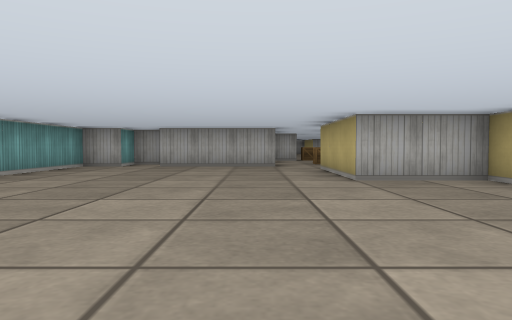
[1] (above)

24 first-person views from a walk through a cub3D ray-caster map. The camera is about half as high as the walls, tilts 2° down and sees 70° across. The floor is counted in squares. Each view is taken from the middle of a square. On the plan, view 1 faces up. The plan holds only what a view shows up to about 9 squares ahead; the rest is blank.

[2]
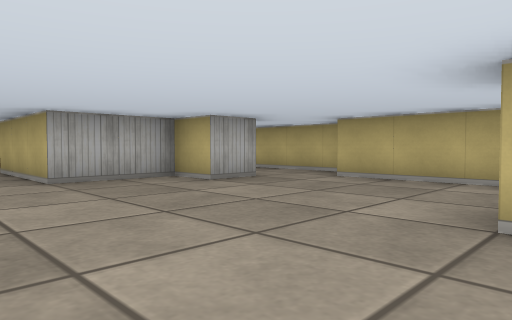

[3]
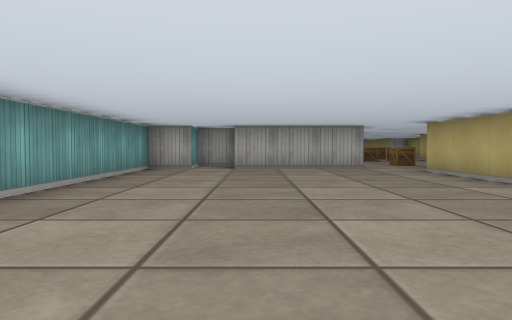

[4]
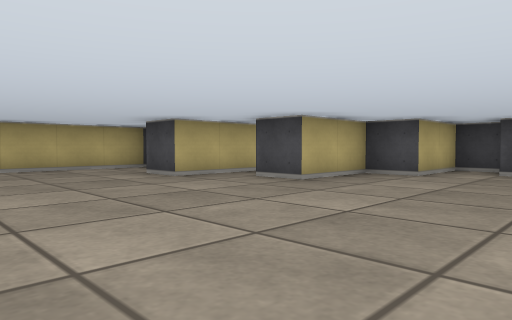

[5]
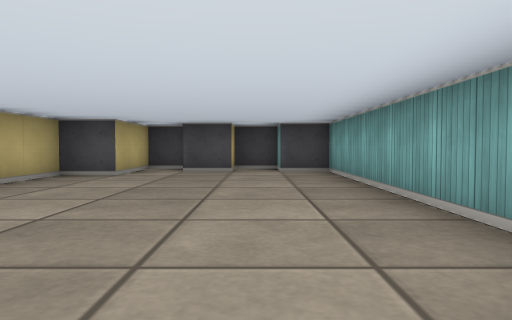

[6]
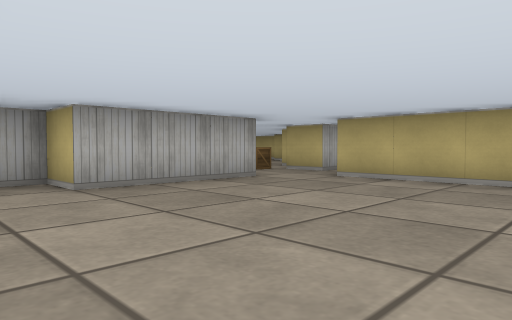

[7]
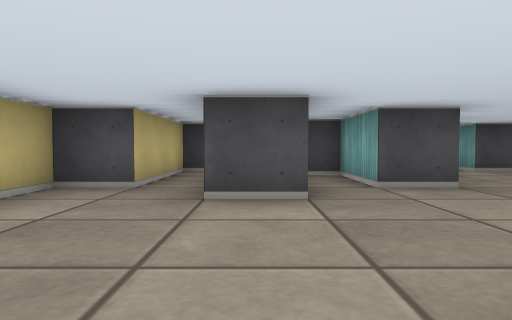

[8]
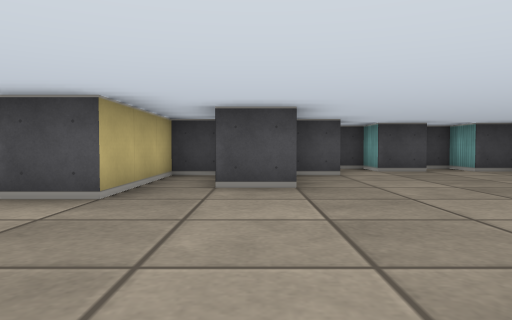

[9]
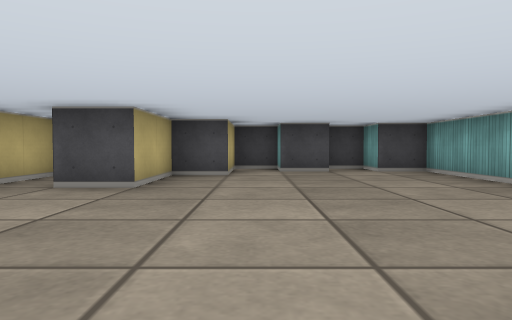

[10]
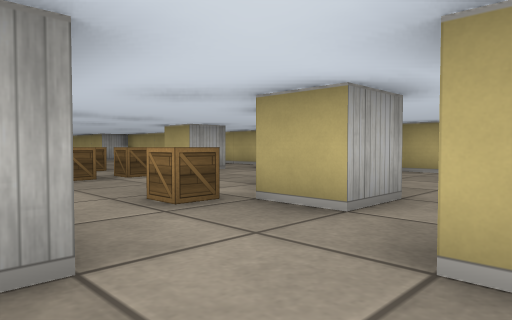

[11]
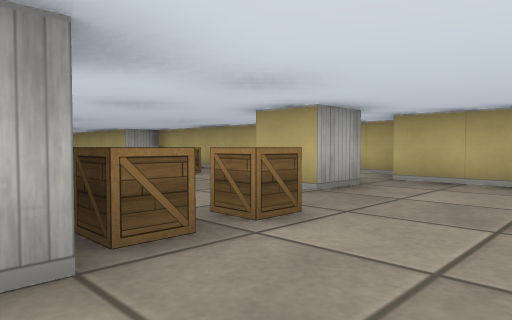

[12]
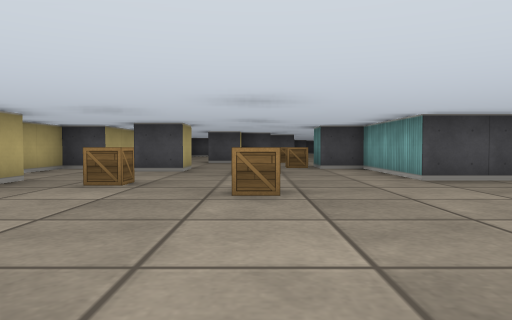

[13]
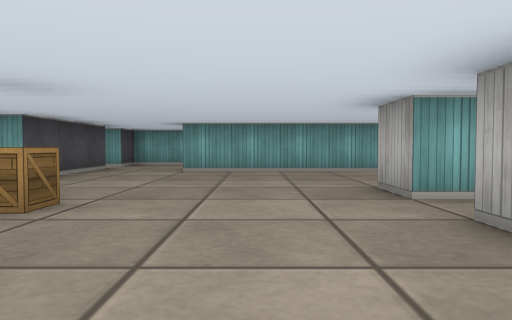

[14]
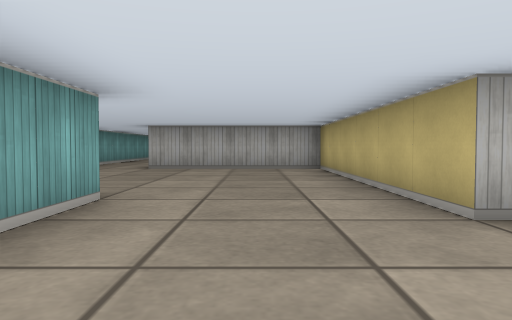

[15]
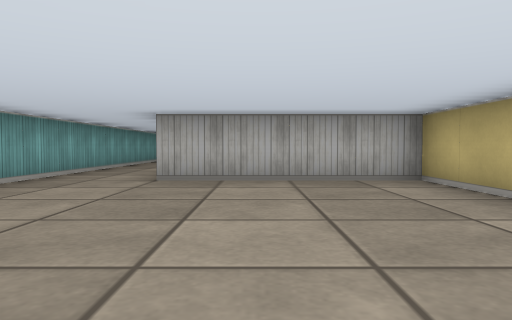

[16]
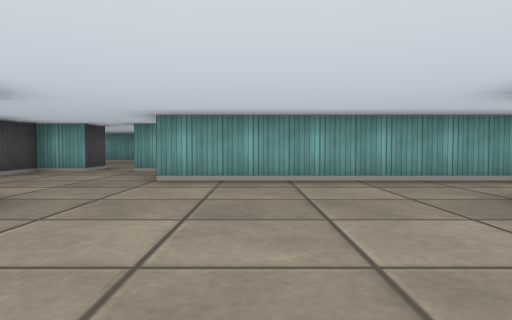

[17]
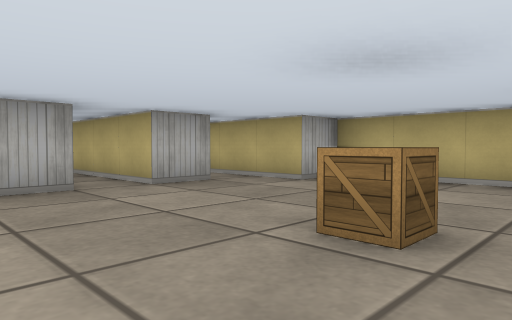

[18]
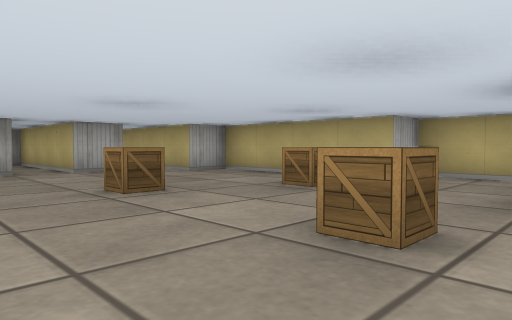

[19]
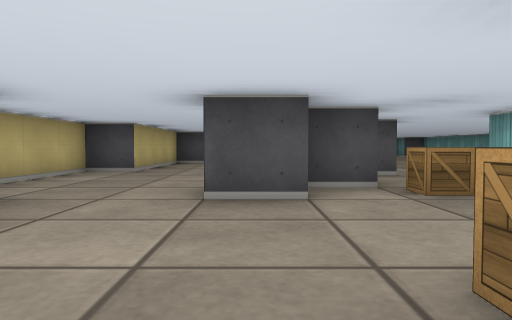

[20]
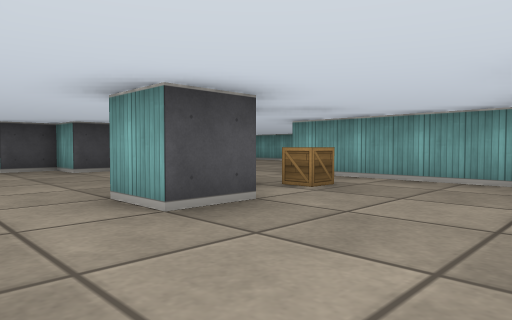

[21]
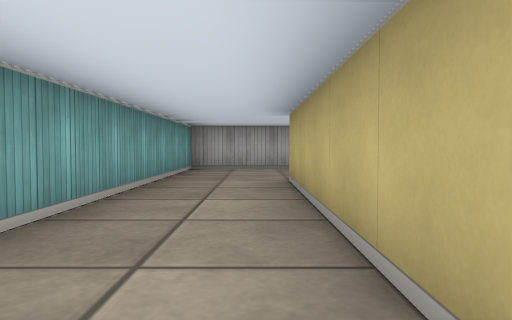

[22]
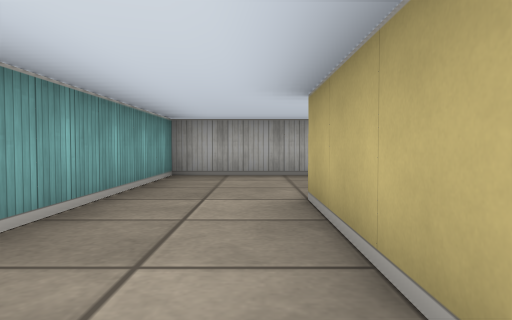

[23]
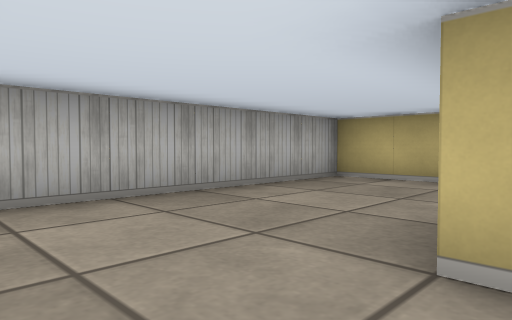

[24]
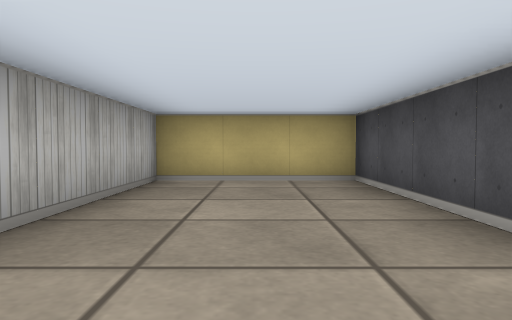

### Floor plan
Points are (right, up) in squares from view 1. A wall is a line through its corners. A room is listed if a view was taken in it or the views show most of it. See-through windows are left out.
Room 1 (views 1, 2, 3, 4, 5, 6, 7, 8, 9, 10)
walls: (-4.5, 1.9) (-4.5, -3.5) (-3.5, -3.5) (-3.5, -4.5) (-2.5, -4.5) (-2.5, -3.5) (-1.5, -3.5) (-1.5, -4.5) (-0.5, -4.5) (-0.5, -2.5) (0.5, -2.5) (0.5, -0.5) (1.5, -0.5) (1.5, -2.5) (2.5, -2.5) (2.5, 0.5) (3.5, 0.5); (4.5, 4.5) (3.5, 4.5) (3.5, 5.5) (1.5, 5.5) (1.5, 8.5) (1.9, 8.5); (3.5, 6.5) (3.5, 5.5); (6.5, 4.1) (6.5, 6.5); (2.5, 9.5) (2.5, 10.5); (4, -3.5) (4.5, -3.5) (4.5, -0.5) (5.5, -0.5) (5.5, 3.5); (-3.5, 10) (-3.5, 9.5) (-4.5, 9.5) (-4.5, 4.5); (0.5, 11.4) (0.5, 9.5) (-2.5, 9.5) (-2.5, 10.5) (-3.1, 10.5)
ways out: opening at (1.5, 10.5) to room 2; opening at (2, 9) to room 3; opening at (5.5, 5.5) to room 3
objects: crate (2, 11)
Room 2 (views 11, 12, 13, 14, 15, 16, 17, 18, 19, 20, 21, 22, 23, 24)
walls: (2.5, 23.1) (2.5, 22.5) (1.5, 22.5) (1.5, 28.5) (-2.5, 28.5) (-2.5, 33.5); (-1.5, 23.5) (-1.5, 19.5); (4.6, 22.5) (3.5, 22.5) (3.5, 25.5); (-1.5, 17.5) (0.5, 17.5) (0.5, 14.5) (1.5, 14.5) (1.5, 14); (-6.5, 22.5) (-6.5, 21.5) (-5.4, 21.5); (-6.5, 24) (-6.5, 23.5); (5.6, 14.5) (4.5, 14.5) (4.5, 15.5) (5.5, 15.5); (0.5, 13.1) (0.5, 11.4); (-1.9, 33.5) (1.5, 33.5) (1.5, 36.5) (-4.5, 36.5) (-4.5, 24.5); (6.5, 12.9) (6.5, 14.5) (7.5, 14.5) (7.5, 17.5) (6.5, 17.5) (6.5, 21.5) (5.5, 21.5) (5.5, 23.9); (3.4, 11.5) (4.5, 11.5); (2.5, 10.5) (3.4, 10.5)
ways out: opening at (1.5, 10.5) to room 1; opening at (5.5, 12) to room 3; opening at (-7, 23); opening at (-2, 18.5)
objects: crate (2, 14); crate (3, 14); crate (3, 16); crate (3, 19); crate (5, 18)
Room 3 (no view inside)
walls: (3.6, 9.5) (2.5, 9.5); (4.5, 11.5) (4.5, 10.5); (6.5, 6.5) (6.5, 7.5) (7.5, 7.5) (7.5, 11.2); (2.8, 6.5) (3.5, 6.5); (3.5, 5.5) (4.5, 5.5)
ways out: opening at (2, 9) to room 1; opening at (5.5, 5.5) to room 1; opening at (5.5, 12) to room 2

Positions as (right, up) in squares from view 1, and headings:
1: (0, 0), facing up
2: (0, 0), facing up-right
3: (-2, 1), facing up
4: (-3, 4), facing down-right
5: (-3, 4), facing down
6: (-4, 5), facing up-right
7: (3, 4), facing down
8: (1, 4), facing down
9: (-1, 4), facing down
10: (0, 8), facing up-right
11: (1, 12), facing up-right
12: (3, 23), facing down
13: (6, 21), facing left
14: (0, 20), facing up
15: (-1, 23), facing up
16: (1, 26), facing left
17: (1, 18), facing up-right
18: (1, 15), facing up-right
19: (4, 15), facing down
20: (6, 14), facing down-left
21: (-3, 28), facing up
22: (-3, 30), facing up
23: (-4, 33), facing up-right
24: (-4, 35), facing right
